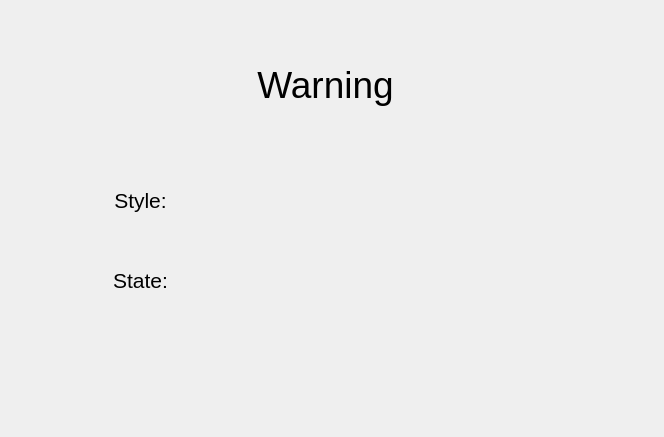
<?xml version="1.0" encoding="UTF-8"?>
<ui version="4.0">
 <class>CO2</class>
 <widget class="QWidget" name="CO2">
  <property name="geometry">
   <rect>
    <x>0</x>
    <y>0</y>
    <width>664</width>
    <height>437</height>
   </rect>
  </property>
  <property name="windowTitle">
   <string>Form</string>
  </property>
  <widget class="QLabel" name="label_warn">
   <property name="geometry">
    <rect>
     <x>210</x>
     <y>60</y>
     <width>231</width>
     <height>51</height>
    </rect>
   </property>
   <property name="text">
    <string>&lt;html&gt;&lt;head/&gt;&lt;body&gt;&lt;p align=&quot;center&quot;&gt;&lt;span style=&quot; font-size:28pt;&quot;&gt;Warning&lt;/span&gt;&lt;/p&gt;&lt;/body&gt;&lt;/html&gt;</string>
   </property>
  </widget>
  <widget class="QLabel" name="label_2">
   <property name="geometry">
    <rect>
     <x>80</x>
     <y>170</y>
     <width>121</width>
     <height>61</height>
    </rect>
   </property>
   <property name="text">
    <string>&lt;html&gt;&lt;head/&gt;&lt;body&gt;&lt;p align=&quot;center&quot;&gt;&lt;span style=&quot; font-size:16pt;&quot;&gt;Style:&lt;/span&gt;&lt;/p&gt;&lt;/body&gt;&lt;/html&gt;</string>
   </property>
  </widget>
  <widget class="QLabel" name="label_3">
   <property name="geometry">
    <rect>
     <x>80</x>
     <y>250</y>
     <width>121</width>
     <height>61</height>
    </rect>
   </property>
   <property name="text">
    <string>&lt;html&gt;&lt;head/&gt;&lt;body&gt;&lt;p align=&quot;center&quot;&gt;&lt;span style=&quot; font-size:16pt;&quot;&gt;State:&lt;/span&gt;&lt;/p&gt;&lt;/body&gt;&lt;/html&gt;</string>
   </property>
  </widget>
  <widget class="QLabel" name="style_value_3">
   <property name="geometry">
    <rect>
     <x>290</x>
     <y>170</y>
     <width>151</width>
     <height>61</height>
    </rect>
   </property>
   <property name="text">
    <string>&lt;html&gt;&lt;head/&gt;&lt;body&gt;&lt;p align=&quot;center&quot;&gt;&lt;br/&gt;&lt;/p&gt;&lt;/body&gt;&lt;/html&gt;</string>
   </property>
  </widget>
  <widget class="QLabel" name="state_value">
   <property name="geometry">
    <rect>
     <x>290</x>
     <y>250</y>
     <width>151</width>
     <height>61</height>
    </rect>
   </property>
   <property name="text">
    <string>&lt;html&gt;&lt;head/&gt;&lt;body&gt;&lt;p align=&quot;center&quot;&gt;&lt;br/&gt;&lt;/p&gt;&lt;/body&gt;&lt;/html&gt;</string>
   </property>
  </widget>
 </widget>
 <resources/>
 <connections/>
</ui>
